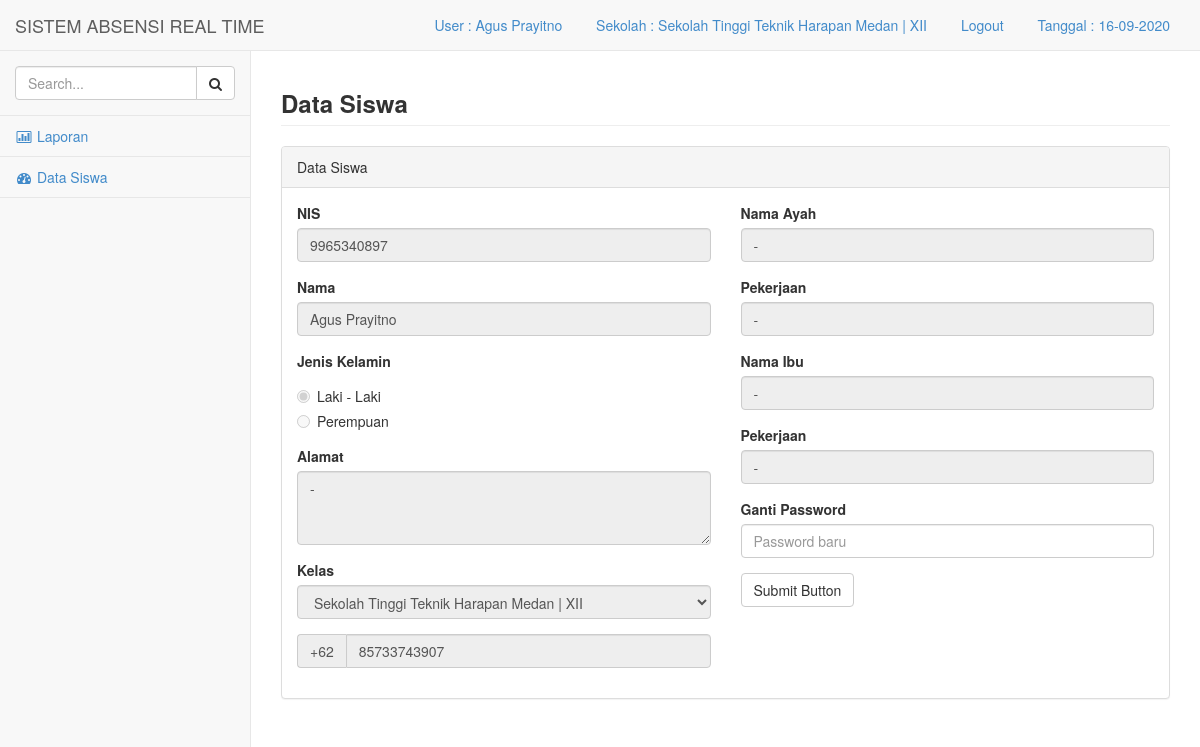
Page /media.php?module=siswa_det (signed in) on the committed database.
### tables this page shows
CREATE TABLE IF NOT EXISTS `sekolah` (
`id` int(10) NOT NULL,
  `kode` varchar(50) NOT NULL,
  `nama` varchar(100) NOT NULL,
  `alamat` text NOT NULL
);

CREATE TABLE IF NOT EXISTS `kelas` (
`idk` int(10) NOT NULL,
  `id` int(10) NOT NULL,
  `nama` varchar(50) NOT NULL
);

CREATE TABLE IF NOT EXISTS `siswa` (
`ids` int(10) NOT NULL,
  `nis` varchar(50) NOT NULL,
  `nama` varchar(100) NOT NULL,
  `jk` varchar(2) NOT NULL,
  `alamat` text NOT NULL,
  `idk` int(5) NOT NULL,
  `tlp` varchar(20) NOT NULL,
  `bapak` varchar(50) NOT NULL,
  `k_bapak` varchar(50) NOT NULL,
  `ibu` varchar(50) NOT NULL,
  `k_ibu` varchar(50) NOT NULL,
  `pass` text NOT NULL
);

### module/siswa/siswa_det.php (the view, shortened to what this page needs)
          <div class="row">
                <div class="col-lg-12">
					<h3 class="page-header"><strong>Data Siswa</strong></h3>
                </div>
            </div>
            <div class="row">
                <div class="col-lg-12">
                    <div class="panel panel-default">
                        <div class="panel-heading">
                            Data Siswa
                        </div>
                        <div class="panel-body">
                            <div class="row">
<?php
                            	$sql=mysql_query("select * from siswa where nis='$_SESSION[idu]'");
								$rs=mysql_fetch_array($sql);
?>
                                    <form method="post" role="form" action="././module/simpan.php?act=siswa_det">
                                <div class="col-lg-6">
                                        <fieldset disabled>
                                        <div class="form-group">
                                            <label>NIS</label>
                                            <input class="form-control"  placeholder="Nis" name="nis" value="<?php echo "$rs[nis]"; ?>" >
                                        </div>
                                        <div class="form-group">
                                            <label>Nama</label>
                                            <input class="form-control" placeholder="Nama" name="nama" value="<?php echo "$rs[nama]"; ?>">
                                        </div>
                                        <div class="form-group">
                                           <label>Jenis Kelamin</label>
        <?php if($rs['jk']=="L"){ ?>
                                            <div class="radio">
                                                <label>
                                                    <input type="radio" name="jk" value="L"
                                                    checked>Laki - Laki
                                                </label>
                                            </div>
                                            <div class="radio">
                                                <label>
                                                    <input type="radio" name="jk" value="P">
                                                    Perempuan
                                                </label>
                                            </div>
                                        </div>
<?php } ?>
                                        <div class="form-group">
                                            <label>Alamat</label>
                                            <textarea class="form-control" placeholder="Alamat" name="alamat" rows="3"><?php echo "$rs[alamat]"; ?></textarea>
                                        </div>
                                        <div class="form-group">
                                            <label>Kelas</label>
                                            <select class="form-control" name="kelas">
  <?php
 	$sqlc=mysql_query("select * from kelas");
	while($rsc=mysql_fetch_array($sqlc)){
	$sqla=mysql_query("select * from sekolah where id='$rsc[id]'");
	$rsa=mysql_fetch_array($sqla);
if($_SESSION['level']=="admin_guru"){
if($rsa['id']==$_SESSION['id']){
if($rs['idk']==$rsc['idk']){
	echo "<option value='$rsc[idk]' selected>$rsa[nama] | $rsc[nama]</option>";
}else{
	echo "<option value='$rsc[idk]'>$rsa[nama] | $rsc[nama]</option>";
}
}
}else{
if($rs['idk']==$rsc['idk']){
	echo "<option value='$rsc[idk]' selected>$rsa[nama] | $rsc[nama]</option>";
}else{
	echo "<option value='$rsc[idk]'>$rsa[nama] | $rsc[nama]</option>";
}
}
}?>
                                          </select>
                                        </div>
                                        <div class="form-group input-group">
                                            <span class="input-group-addon">+62</span>
                                            <input type="text" class="form-control" placeholder="No Telepon" name="tlp" value="<?php echo "$rs[tlp]"; ?>">
                                        </div>
</fieldset>
</div>
                                <div class="col-lg-6">
                              <fieldset disabled>
                                        <div class="form-group">
                                            <label>Nama Ayah</label>
                                            <input class="form-control" placeholder="Nama" name="bapak" value="<?php echo "$rs[bapak]"; ?>">
                                        </div>
                                        <div class="form-group">
                                            <label>Pekerjaan</label>
                                            <input class="form-control" placeholder="Pekerjaan" name="k_bapak" value="<?php echo "$rs[k_bapak]"; ?>">
                                        </div>
                                        <div class="form-group">
                                            <label>Nama Ibu</label>
                                            <input class="form-control" placeholder="Nama" name="ibu" value="<?php echo "$rs[ibu]"; ?>">
                                        </div>
                                        <div class="form-group">
                                            <label>Pekerjaan</label>
                                            <input class="form-control" placeholder="Pekerjaan" name="k_ibu" value="<?php echo "$rs[k_ibu]"; ?>">
                                        </div>
</fieldset>
                                        <div class="form-group">
                                            <label>Ganti Password</label>
                                            <input class="form-control" placeholder="Password baru" name="pass">
                                        </div>
                                        <button type="submit" class="btn btn-default">Submit Button</button>
                                </div>
                                    </form>
                            </div>
                        </div>
                    </div>
                </div>
            </div>

### media.php (shortened to what this page needs)
<?php
if(!empty($_SESSION['nama'])){
$usre=$_SESSION['nama'];
$level=$_SESSION['level'];
$klss=$_SESSION['idk'];
$idd=$_SESSION['id'];
?>
<!DOCTYPE html>
<html>
<head>
    <link href="css/bootstrap.min.css" rel="stylesheet">
    <link href="font-awesome/css/font-awesome.css" rel="stylesheet">
    <link href="css/plugins/dataTables/dataTables.bootstrap.css" rel="stylesheet">
    <link href="css/sb-admin.css" rel="stylesheet">
</head>
<body>
    <div id="wrapper">
        <nav class="navbar navbar-default navbar-fixed-top" role="navigation" style="margin-bottom: 0">
            <div class="navbar-header">
                <a class="navbar-brand" href="media.php?module=home">SISTEM ABSENSI REAL TIME</a>
            </div>
            <ul class="nav navbar-top-links navbar-right">
                <li class="dropdown">
                    <a class="dropdown-toggle" data-toggle="dropdown" href="#">
<?php
echo "User : $usre";
?>
                   </a>
                </li>
       <li class="dropdown">
                    <a class="dropdown-toggle" data-toggle="dropdown" href="#">
<?php
if($level=="admin_guru"){
	$sqla=mysql_query("select * from sekolah where id='$idd'");
	$rsa=mysql_fetch_array($sqla);
echo "Sekolah : $rsa[nama]" ;
}else{
	$sql=mysql_query("select * from kelas where idk='$klss'");
	$rs=mysql_fetch_array($sql);
	$sqla=mysql_query("select * from sekolah where id='$rs[id]'");
	$rsa=mysql_fetch_array($sqla);
echo "Sekolah : $rsa[nama] | $rs[nama]" ;
}
?>
                   </a>
                </li>
<li class="dropdown">
                    <a class="dropdown-toggle" data-toggle="" href="logout.php">
<?php echo "Logout"; ?>
                   </a>
                </li>
                <li class="dropdown">
                    <a class="dropdown-toggle" data-toggle="dropdown" href="#">
<?php echo "Tanggal : ".date("d-m-Y"); ?>
                   </a>
                </li>
            </ul>
            <div class="navbar-default navbar-static-side" role="navigation">
                <div class="sidebar-collapse">
                    <ul class="nav" id="side-menu">
                        <li class="sidebar-search">
                            <div class="input-group custom-search-form">
                                <input type="text" class="form-control" placeholder="Search...">
                                <span class="input-group-btn">
                                <button class="btn btn-default" type="button">
                                    <i class="fa fa-search"></i>
                                </button>
                            </span>
                            </div>
                        </li>
<?php if($level=='user'){ ?>
                        <li>
                            <a href="media.php?module=pilih_laporan"><i class="fa fa-bar-chart-o fa-fw"></i> Laporan</a>
                        </li>
<?php } ?>
<?php if($level=='user'){ ?>
                        <li>
                            <a href="media.php?module=siswa_det"><i class="fa fa-dashboard fa-fw"></i> Data Siswa</a>
                        </li>
<?php } ?>
                    </ul>
                </div>
            </div>
        </nav>
        <div id="page-wrapper">
<?php include "content.php";  ?>
        </div>
    </div>
</body>
</html>
<?php } ?>

### content.php (shortened to what this page needs)
<?php
if($_GET['module']=="siswa_det"){
include "module/siswa/siswa_det.php";
}
?>

### css/sb-admin.css (style rules this page uses)
body { padding-top: 100px; background-color: #f8f8f8; }
@media (min-width:768px) { body { padding-top: 50px; } }
#wrapper { width: 100%; }
#page-wrapper { padding: 0 15px; min-height: 568px; background-color: #fff; }
@media (min-width:768px) { #page-wrapper { position: inherit; margin: 0 0 0 250px; padding: 0 30px; min-height: 1300px; border-left: 1px solid #e7e7e7; } }
.navbar-top-links li { display: inline-block; }
.navbar-top-links li:last-child { margin-right: 15px; }
.navbar-top-links li a { padding: 15px; min-height: 50px; }
.navbar-static-side ul li { border-bottom: 1px solid #e7e7e7; }
.sidebar-search { padding: 15px; }
@media (min-width:768px) { .navbar-static-side { z-index: 1; position: absolute; width: 250px; margin-top: 51px; } }

### rows in the picture
sekolah: nama "Sekolah Tinggi Teknik Harapan Medan"
kelas: nama "XII"
siswa: nis "9965340897", nama "Agus Prayitno", alamat "-", tlp "85733743907", bapak "-", k_bapak "-", ibu "-", k_ibu "-"

### other values in the picture
$usre "Agus Prayitno"
form field kelas "Sekolah Tinggi Teknik Harapan Medan | XII"
